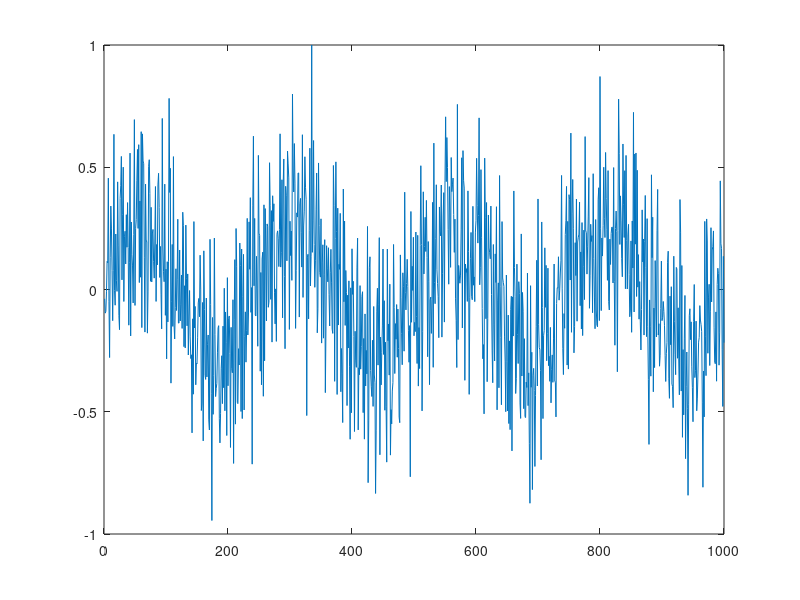

Recreate this plot in MATLAB. (Note: this script raises an error after producing the figure.)
Fs =1000;
Ts =1/Fs;
order =12;
t = 0:Ts:1-Ts;
x = sin(2*pi*4*t);
noise = randn(size(x));
x = x+noise;
x = x / max(x);
figure
plot(x);
x= x';
b =fir1(order,0.3,'low');
d = filter(b,1,x);
mu =0.8;
lms = dsp.LMSFilter(order+1);
[y,e,w] = step(lms,x,d);
figure
stem(b, w);